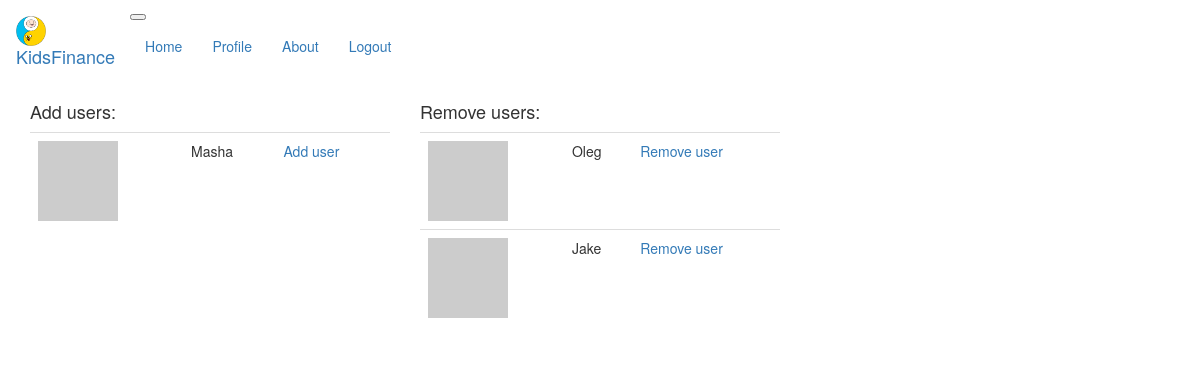
The app's page /expand_group/Orlovs/ (signed in) with its own data.
### app/models.py (models this page shows, shortened)
class User(UserMixin, db.Model):
    id = db.Column(db.Integer, primary_key=True)
    username = db.Column(db.String(64), index=True, unique=True)
    email = db.Column(db.String(120), index=True, unique=True)
    password_hash = db.Column(db.String(128))
    tasks = db.relationship('Task', backref='author', lazy='dynamic')
    role_id = db.Column(db.Integer, db.ForeignKey('role.id'))
    about_me = db.Column(db.String(140))
    age = db.Column(db.Integer)
    last_seen = db.Column(db.DateTime, default=datetime.utcnow)
    groups = db.relationship(
        'Group', secondary=users_to_groups,
        backref='members')
    my_groups = db.relationship('Group', backref='owner')
    accounts = db.relationship('Account',  uselist=False, backref='username')
    assigned_tasks = db.relationship(
        'Task', secondary=taskholders,
        backref='holders')
    def avatar(self, size):
        digest = md5(self.email.lower().encode('utf-8')).hexdigest()
        return 'https://www.gravatar.com/avatar/{}?d=identicon&s={}'.format(
            digest, size)

### app/routes.py (the view)
@app.route('/expand_group/<groupname>/')
@login_required
def expand_group(groupname):
    group = Group.query.filter_by(groupname=groupname).first()
    members = group.members
    all_users = User.query.all()
    for member in members:
        all_users.remove(member)
    return render_template('expand_group.html', title='Expand_group', group=group, all_users=all_users, members=members)

### app/models.py (called while the page is built)
@login.user_loader
def load_user(id):
    return User.query.get(int(id))

### app/routes.py (called while the page is built)
@app.before_request
def before_request():
    if current_user.is_authenticated:
        current_user.last_seen = datetime.utcnow()
        db.session.commit()

### app/templates/expand_group.html (shortened to what this page needs)
{% extends "base.html" %}
{% block page_content %}
<div class="row">
    <div class="col-md-4">
      <h4>Add users:</h4>
        <table class="table border">
            {% for user in all_users %}
            <tr>
                <td>
                  <a href="{{ url_for('user', username=user.username) }}">
                  <img src="{{ user.avatar(36) }}"></td>
                <td>
                  {{ user.username }}
                </td>
                <td>
                  <a href="{{ url_for('add_member', username=user.username, groupname=group.groupname) }}">
                  <p>Add user</p>
                  </a>
                </td>
            </tr>
            {% endfor %}
        </table>
    </div>
    <div class="col-md-4">
      <h4>Remove users:</h4>
        <table class="table border">
            {% for user in members %}
            {% if user != current_user %}
            <tr>
                <td>
                  <a href="{{ url_for('user', username=user.username) }}">
                  <img src="{{ user.avatar(36) }}"></td>
                <td>
                  {{ user.username }}
                </td>
                <td>
                  <a href="{{ url_for('remove_member', username=user.username, groupname=group.groupname) }}">
                  <p>Remove user</p>
                  </a>
                </td>
            </tr>
            {% endif %}
            {% endfor %}
        </table>
    </div>
</div>
{% endblock %}

### records on screen
User: username "Masha"
User: username "Oleg"
User: username "Jake"
